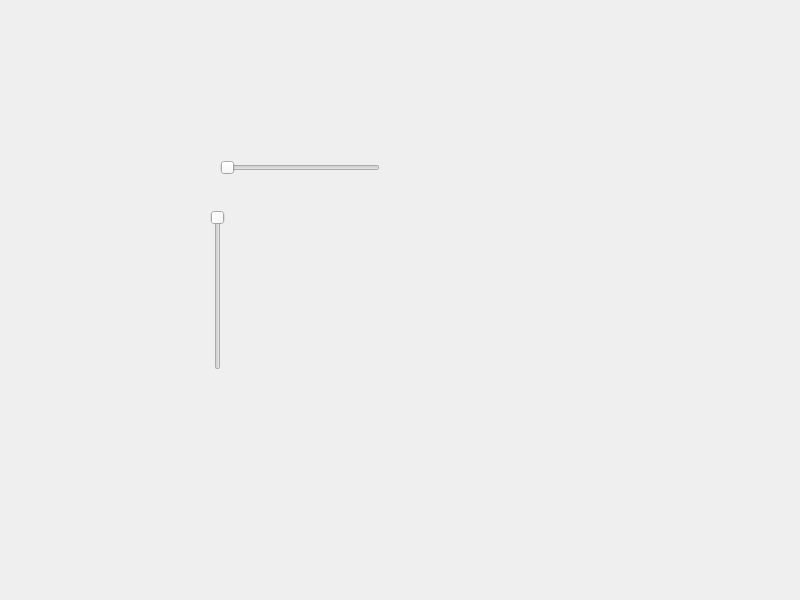
<?xml version="1.0" encoding="UTF-8"?>
<ui version="4.0">
 <class>Widget</class>
 <widget class="QWidget" name="Widget">
  <property name="geometry">
   <rect>
    <x>0</x>
    <y>0</y>
    <width>800</width>
    <height>600</height>
   </rect>
  </property>
  <property name="windowTitle">
   <string>Widget</string>
  </property>
  <widget class="QSlider" name="horizontalSlider">
   <property name="geometry">
    <rect>
     <x>220</x>
     <y>160</y>
     <width>160</width>
     <height>16</height>
    </rect>
   </property>
   <property name="orientation">
    <enum>Qt::Horizontal</enum>
   </property>
  </widget>
  <widget class="QSlider" name="verticalSlider">
   <property name="geometry">
    <rect>
     <x>210</x>
     <y>210</y>
     <width>16</width>
     <height>160</height>
    </rect>
   </property>
   <property name="orientation">
    <enum>Qt::Vertical</enum>
   </property>
   <property name="invertedAppearance">
    <bool>true</bool>
   </property>
  </widget>
 </widget>
 <resources/>
 <connections/>
</ui>
